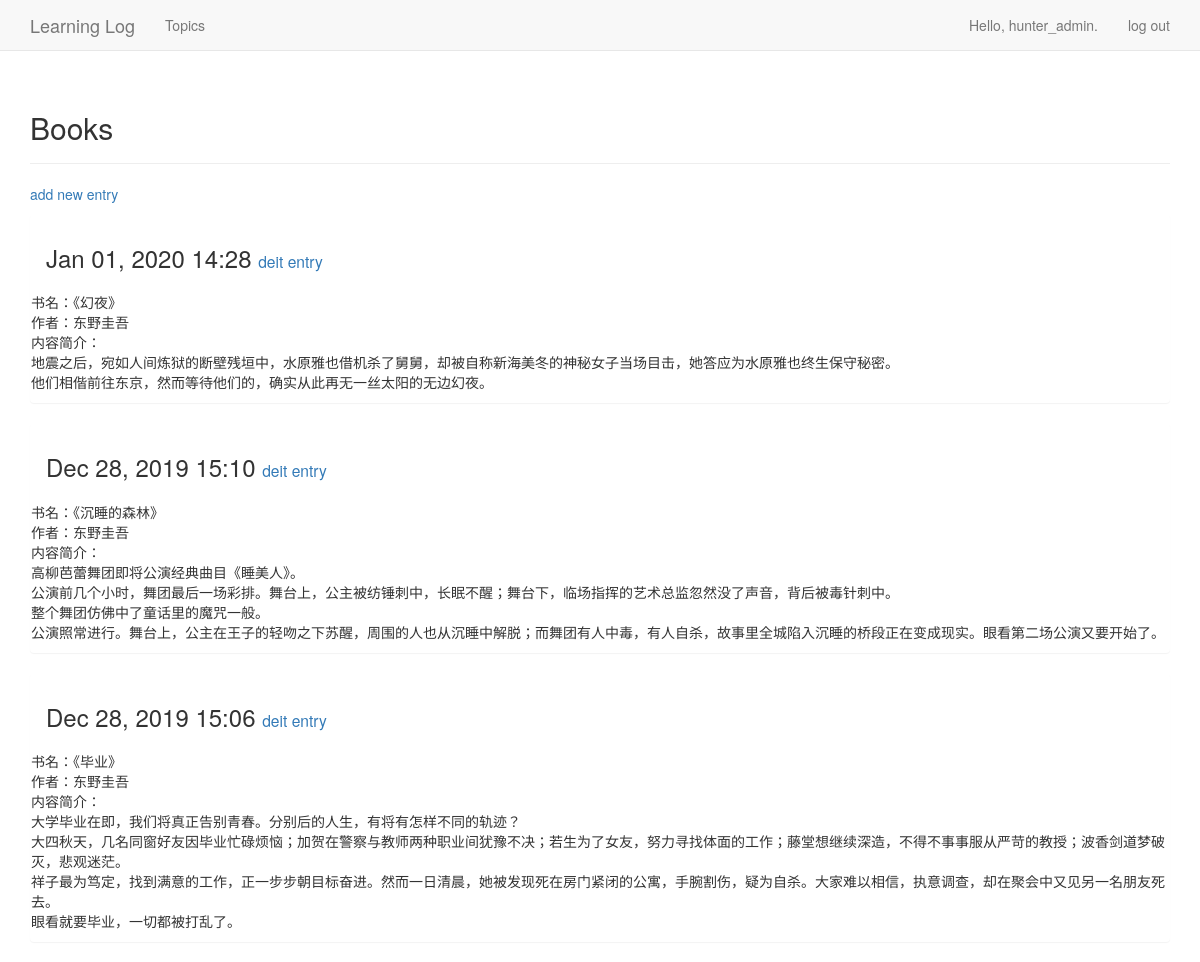
The page /topics/3/ (signed in) on the database its author committed.
### learning_logs/models.py (models this page shows, shortened)
class Topic(models.Model):
    text = models.CharField(max_length=200)
    date_added = models.DateTimeField(auto_now_add=True)
    owner = models.ForeignKey(User,on_delete=models.CASCADE)
    def __str__(self):
        return self.text

class Entry(models.Model):
    topic = models.ForeignKey(Topic,on_delete=models.CASCADE)
    text = models.TextField()
    date_added = models.DateTimeField(auto_now_add=True)
    class Meta:
        verbose_name_plural = 'entries'

### learning_logs/views.py (the view)
# urls.py: url(r'^topics/(?P<topic_id>\d+)/$', views.topic, name='topic'),
@login_required
def topic(request, topic_id):
    topic= Topic.objects.get(id=topic_id)
    if topic.owner != request.user:
        raise Http404
    entries = topic.entry_set.order_by('-date_added')
    context = {'topic': topic, 'entries': entries}
    return render(request, 'learning_logs/topic.html', context)

### learning_logs/templates/learning_logs/topic.html (shortened to what this page needs)
{% extends "learning_logs/base.html" %}
{% block header %}
  <h2>{{ topic }}</h2>
{% endblock header %}
{% block content %}
  <P>
    <a href="{% url 'learning_logs:new_entry' topic.id %}">add new entry</a>
  </P>
  {% for entry in entries %}
    <div class="panel panel_default">
      <div class="panel-heading">
        <h3>
          {{ entry.date_added|date:'M d, Y H:i' }}
          <small>
            <a href="{% url 'learning_logs:edit_entry' entry.id %}">
              deit entry</a>
          </small>
        </h3>
      </div>
      <div class="panel_body">
          {{ entry.text|linebreaks }}
      </div>
    </div>
  {% empty %}
    There are no entries for this topic yet.
  {% endfor %}
{% endblock content %}

### learning_logs/templates/learning_logs/base.html (shortened to what this page needs)
{% load bootstrap3 %}
<!DOCTYPE html>
<html lang="en">
  <head>
    {% bootstrap_css %}
  </head>
  <body>
    <nav class="navbar navbar-default navbar-static-top">
      <div class="container">
        <div class="navbar-header">
          <a class="navbar-brand" href="{% url 'learning_logs:index' %}">
          Learning Log</a>
        </div>
        <div id="navbar" class="navbar-collapse collapse">
          <ul class="nav navbar-nav">
            <li><a href="{% url 'learning_logs:topics' %}">Topics</a></li>
          </ul>
          <ul class="nav navbar-nav navbar-right">
            {% if user.is_authenticated %}
              <li><a>Hello, {{ user.username }}.</a></li>
              <li><a href="{% url 'users:logout' %}">log out</a></li>
            {% else %}
              <li><a href="{% url 'users:register' %}">register</a></li>
              <li><a href="{% url 'users:login' %}">log in</a></li>
            {% endif %}
          </ul>
        </div>
      </div>
    </nav>
    <div class="container">
      <div class="page-header">
        {% block header %}{% endblock header %}
      </div>
      <div>
        {% block content %}{% endblock content %}
      </div>
    </div>
  </body>
</html>

### rows shown on the page
Topic: text "Books"
Entry: date_added "Jan 01, 2020 14:28", text "书名：《幻夜》 作者：东野圭吾 内容简介： 地震之后，宛如人间炼狱的断壁残垣中，水原雅也借机杀了舅舅，却被自称新海美冬的神秘女子当场目击，她答应为水原雅也终生保守秘密。 他们相偕前往东京，然而等待他们的，确实从此再无一丝太阳的无边幻夜。"
Entry: date_added "Dec 28, 2019 15:10", text "书名：《沉睡的森林》 作者：东野圭吾 内容简介： 高柳芭蕾舞团即将公演经典曲目《睡美人》。 公演前几个小时，舞团最后一场彩排。舞台上，公主被纺锤刺中，长眠不醒；舞台下，临场指挥的艺术总监忽然没了声音，背后被毒针刺中。 整个舞团仿佛中了童话里的魔咒一般。 公演照常进行。舞台上，公主在王子的轻吻之下苏醒，周围的人也从沉睡中解脱；而舞团有人中毒，有人自杀，故事里全城陷入沉睡的桥段正在变成现实。眼看第二场公演又要开始了。"
Entry: date_added "Dec 28, 2019 15:06", text "书名：《毕业》 作者：东野圭吾 内容简介： 大学毕业在即，我们将真正告别青春。分别后的人生，有将有怎样不同的轨迹？ 大四秋天，几名同窗好友因毕业忙碌烦恼；加贺在警察与教师两种职业间犹豫不决；若生为了女友，努力寻找体面的工作；藤堂想继续深造，不得不事事服从严苛的教授；波香剑道梦破灭，悲观迷茫。 祥子最为笃定，找到满意的工作，正一步步朝目标奋进。然而一日清晨，她被发现死在房门紧闭的公寓，手腕割伤，疑为自杀。大家难以相信，执意调查，却在聚会中又见另一名朋友死去。 眼看就要毕业，一切都被打乱了。"

### other values the page prints
{{ user.username }} "hunter_admin"
